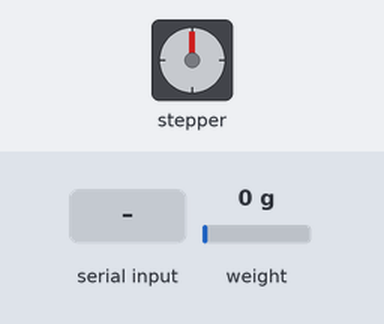
The sketch below on a simulated Arduino Uno, built with avr-gcc and run on an emulated ATmega328P. On the bench: stepper motor. The inputs (shaded band) are chosen by the test bench; at power-on: weight on the scale 0 g. Stepper angles assume 200 steps per turn; what the sketch prints to the serial monitor is not drawn.

Above: at 2.3 s.
2.4 s: "A" received over Serial
At 2.55 s:
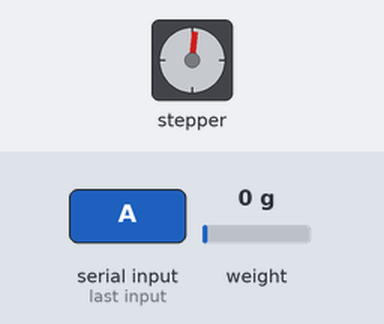
At 3.16 s:
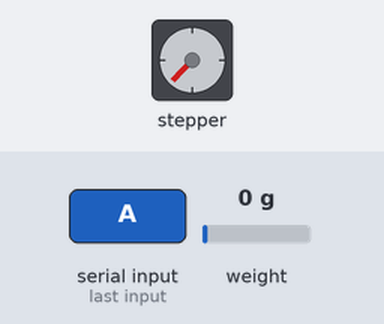
4.8 s: weight on the scale set to 100 g
6.3 s: weight on the scale set to 1250 g
Timing chart, 0 to 9.3 s (numbered marks = the images above; inputs shaded):
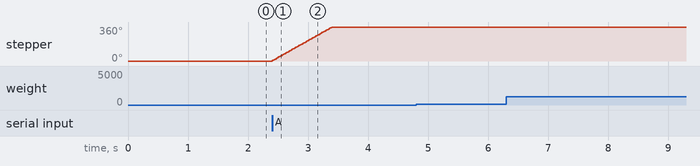

The sketch:

FeederCode_-_final.ino.ino
```cpp
#include <Stepper.h>
#include <HX711.h>

// DEFINIÇÕES DE PINOS
#define pinDT  2
#define pinSCK  3

// DECLARAÇÃO DE VARIÁVEIS
const int stepsPerRevolution = 200;  // change this to fit the number of steps per revolution for your motor
float weight = 0;
char serial;

// INSTANCIANDO OBJETOS
Stepper myStepper(stepsPerRevolution, 8, 9, 10, 11); // initialize the stepper library on pins 8 through 11
HX711 scale;

void setup() {
  Serial.begin(9600);

  scale.begin(pinDT, pinSCK); // CONFIGURANDO OS PINOS DA BALANÇA
  scale.set_scale(-2285.000); // DETERMINA A ESCALA

  delay(100);
  scale.tare(); // ZERANDO A BALANÇA PARA DESCONSIDERAR A MASSA DA ESTRUTURA

  // set the stpermotor speed at 60 rpm:
  myStepper.setSpeed(60);
}

void loop() {
  weight = scale.get_units();
  Serial.print(weight);
  serial = Serial.read();
  if (serial == 'A') {
    myStepper.step(stepsPerRevolution);
  }
  delay(20);
}
```

Measured:
- after the input at 2.4 s, stepper: turns 360° clockwise in 0.99 s, starting at once
- after the input at 4.8 s, every drawn part: stays the same
- after the input at 6.3 s, every drawn part: stays the same
